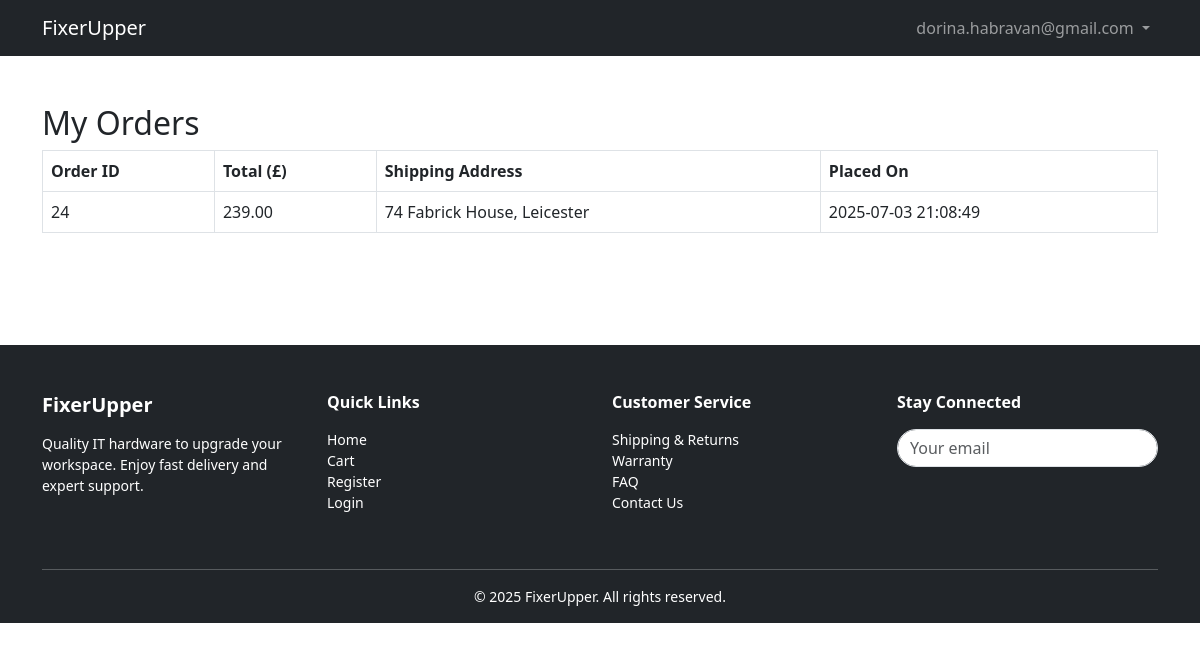
The page /orders.php (signed in) on the database its author committed.
### tables this page shows
CREATE TABLE `orders` (
  `id` int(11) NOT NULL,
  `user_id` int(11) DEFAULT NULL,
  `customer_name` varchar(255) NOT NULL,
  `customer_email` varchar(255) NOT NULL,
  `address` text NOT NULL,
  `total` decimal(10,2) NOT NULL,
  `created_at` timestamp NOT NULL DEFAULT current_timestamp()
);

### orders.php (the view, shortened to what this page needs)
<?php
require_once 'includes/db.php';
$stmt = $pdo->prepare("SELECT * FROM orders WHERE user_id = ? ORDER BY created_at DESC");
$stmt->execute([$_SESSION['user_id']]);
$orders = $stmt->fetchAll();
?>
<!DOCTYPE html>
<html>
<head>
    <link href="https://cdn.jsdelivr.net/npm/bootstrap@5.3.0/dist/css/bootstrap.min.css" rel="stylesheet">
</head>
<body>
<?php require_once 'templates/header.php'; ?>
<div class="container py-5">
    <h2>My Orders</h2>
    <?php if (count($orders) === 0): ?>
        <p>You haven’t placed any orders yet.</p>
    <?php else: ?>
        <div class="table-responsive">
            <table class="table table-bordered">
                <thead>
                    <tr>
                        <th>Order ID</th>
                        <th>Total (£)</th>
                        <th>Shipping Address</th>
                        <th>Placed On</th>
                    </tr>
                </thead>
                <tbody>
                    <?php foreach ($orders as $order): ?>
                        <tr>
                            <td><?= $order['id'] ?></td>
                            <td><?= number_format($order['total'], 2) ?></td>
                            <td><?= htmlspecialchars($order['address']) ?></td>
                            <td><?= $order['created_at'] ?></td>
                        </tr>
                    <?php endforeach; ?>
                </tbody>
            </table>
        </div>
    <?php endif; ?>
</div>
<?php require 'templates/footer.php'; ?>
</body>
</html>

### rows shown on the page
orders: id "24", total "239.00", address "74 Fabrick House, Leicester", created_at "2025-07-03 21:08:49"

### other values the page prints
$_SESSION['user_email'] "dorina.habravan@gmail.com"
